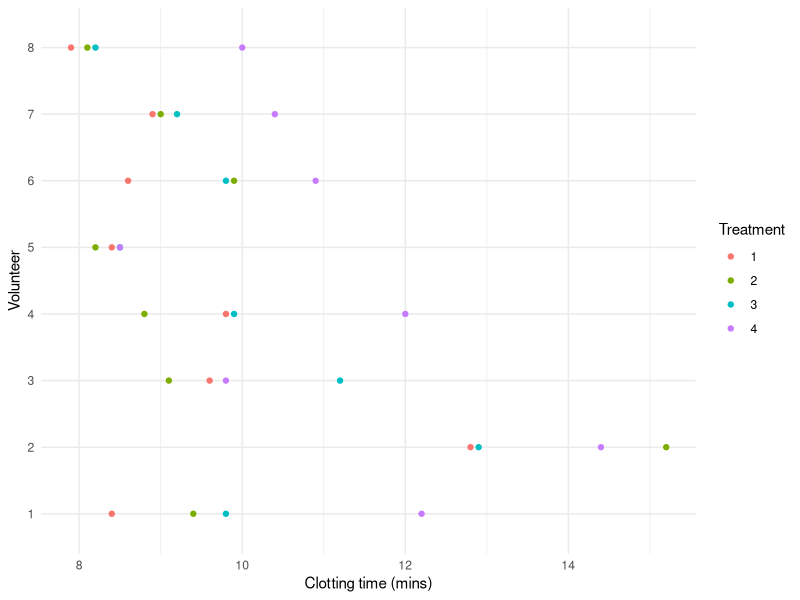
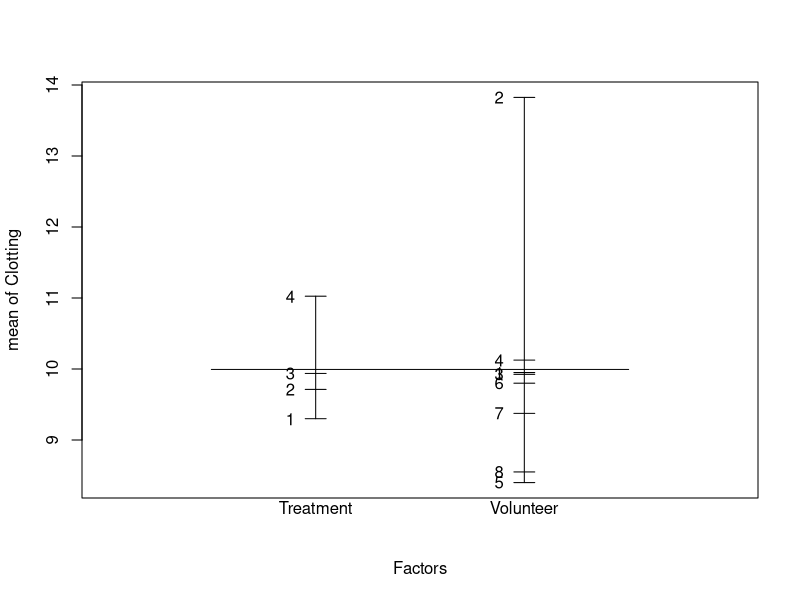
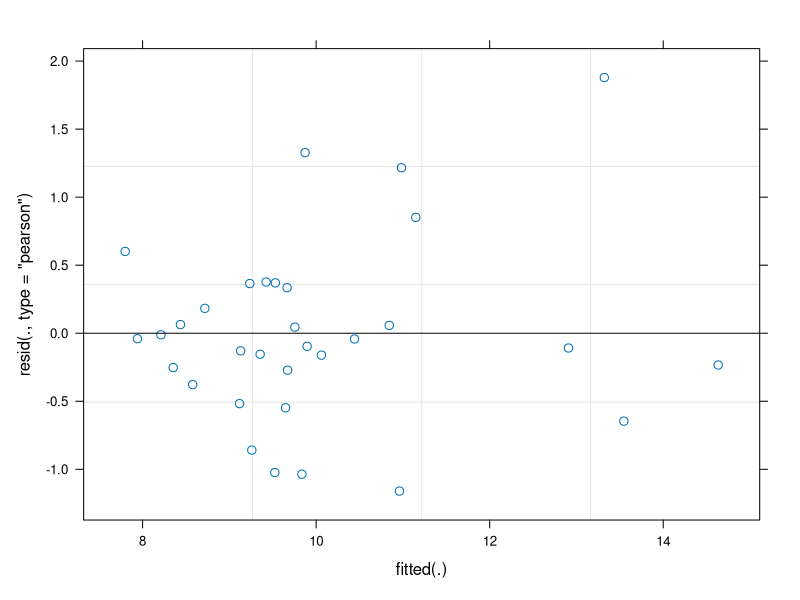
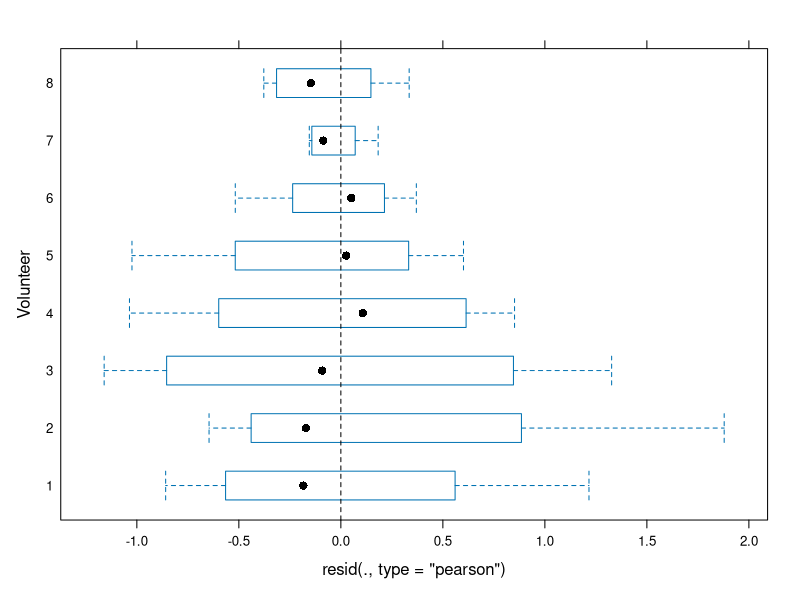
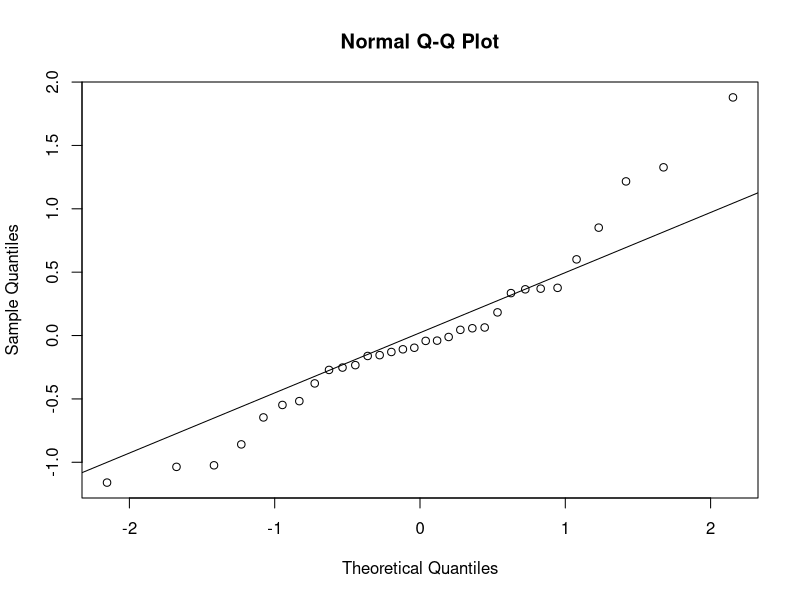
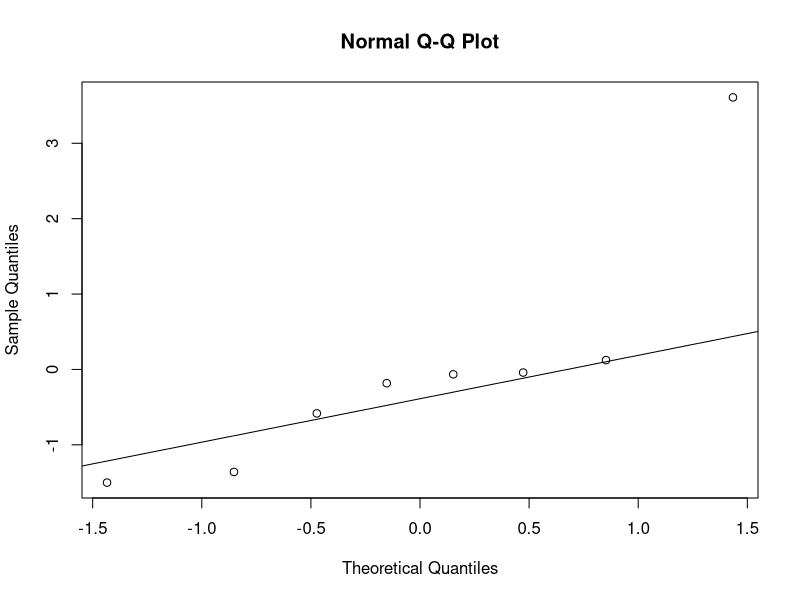
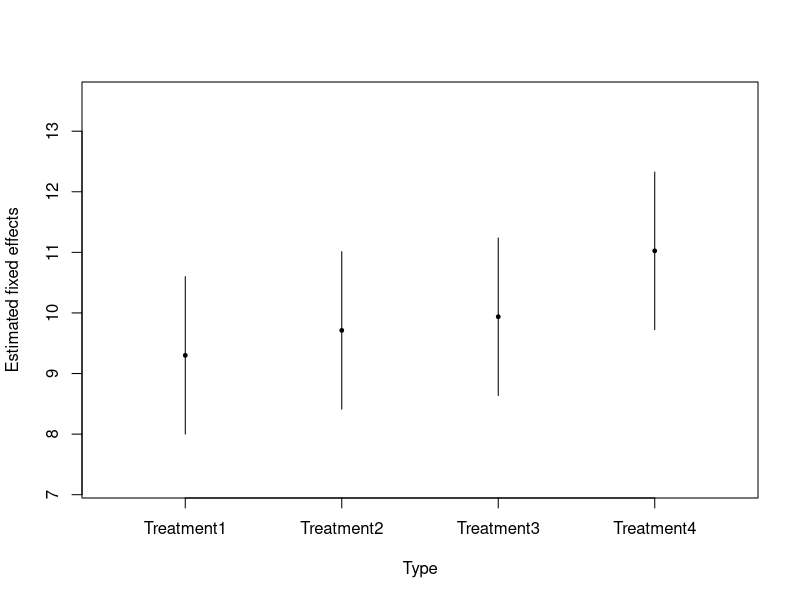
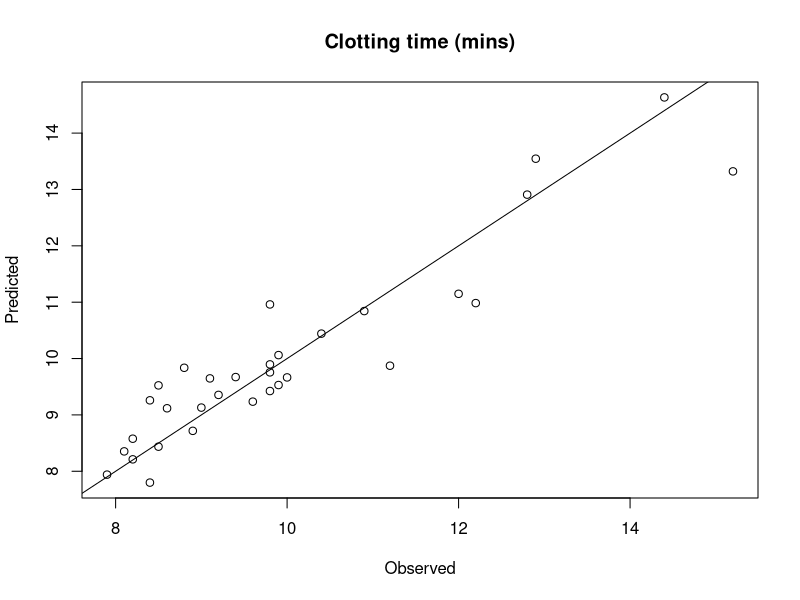

Generate these figures, in order, with R:
## ---- chunk 1
knitr::opts_chunk$set(echo = TRUE)  
## ---- chunk 2
Plasma <- read.table("Plasma.txt", header=TRUE)
head(Plasma, n=8)

Plasma$Volunteer <- as.factor(Plasma$Volunteer)
Plasma$Treatment <- as.factor(Plasma$Treatment)
str(Plasma)
## ---- chunk 3
library(ggplot2)

ggplot(Plasma, aes(x=Clotting, y=Volunteer, color=Treatment)) +
  geom_point() +
  labs(x="Clotting time (mins)", y="Volunteer") +
  theme_minimal()
## ---- chunk 4
plot.design(Clotting ~ Treatment*Volunteer, data=Plasma)
## ---- chunk 5
## Fit the models ##
library(lme4)

plasma.null <- lm(Clotting ~ -1 + Treatment, data=Plasma)
plasma.lmer <- lmer(Clotting ~ -1 + Treatment + (1|Volunteer), data=Plasma)

## LRT for the variance component sigma2_u ##
LRT <- -2*(logLik(plasma.null,REML=T)-logLik(plasma.lmer,REML=T))
mean(1-pchisq(LRT,df=c(0,1)))

## Using the ranova() function from lmerTest package ##
library(lmerTest)
ranova(plasma.lmer)
ranova(plasma.lmer)[2,6]/2

## We can also use the AIC/BIC to compare the models ##
Models <- list(plasma.null=plasma.null, plasma.lmer=plasma.lmer)
cbind(AIC=lapply(Models, AIC), BIC=lapply(Models, BIC))
## ---- chunk 6
M1 <- lmer(Clotting ~ 1 + (1|Volunteer), data=Plasma, REML=FALSE)
M2 <- lmer(Clotting ~ -1 + Treatment + (1|Volunteer), data=Plasma, REML=FALSE)
anova(M1,M2)
## ---- chunk 7
plot(plasma.lmer)
plot(plasma.lmer, Volunteer ~ resid(., type="pearson"), abline=0, lty=2)

res <- resid(plasma.lmer, type="pearson")
qqnorm(res)
qqline(res)

shapiro.test(res)
## ---- chunk 8
u <- unlist(ranef(plasma.lmer)$Volunteer)
qqnorm(u)
qqline(u)

shapiro.test(u)
## ---- chunk 9
fixef(plasma.lmer)
vcov(plasma.lmer)

beta.CI <- confint(plasma.lmer, parm="beta_")
beta.CI

j <- 4
plot(1:j, fixef(plasma.lmer), pch=19, cex=0.5, xaxt="n",
     xlim=0.5+c(0,j), ylim=range(c(beta.CI))*c(0.9,1.1),
     xlab="Type", ylab="Estimated fixed effects")
axis(1, at=1:j, labels=rownames(beta.CI))
segments(1:j, beta.CI[,"2.5 %"], 1:j, beta.CI[,"97.5 %"])
## ---- chunk 10
library(emmeans)
emmeans(plasma.lmer, pairwise~Treatment, infer=T)
## ---- chunk 11
VarCorr(plasma.lmer)
confint(plasma.lmer, parm="theta_")
## ---- chunk 12
t(ranef(plasma.lmer)$Volunteer)

plasma.fitted <- cbind(Plasma,
                       Clotting.fit=fitted(plasma.lmer),
                       error=resid(plasma.lmer))
head(plasma.fitted, n=8)

plot(plasma.fitted$Clotting, plasma.fitted$Clotting.fit,
     xlab="Observed", ylab="Predicted", main="Clotting time (mins)")
lines(c(0,20), c(0,20))
## ---- chunk 13
Spiders <- read.table("Spiders.txt", header=T)
Spiders$Plot <- as.factor(Spiders$Plot)
str(Spiders)
## ---- chunk 14
library(ggplot2)

ggplot(Spiders, aes(x=HerbLayer, y=DivIndex, color=Plot)) +
  geom_point() +
  labs(x="Percentage of Herb Layer Cover", y="Diversity Index") +
  theme_minimal()

ggplot(Spiders, aes(x=Litter, y=DivIndex, color=Plot)) +
  geom_point() +
  labs(x="Percentage of Litter Content", y="Diversity Index") +
  theme_minimal()

ggplot(Spiders, aes(x=GroundVeg, y=DivIndex, color=Plot)) +
  geom_point() +
  labs(x="Percentage of Ground Vegetation", y="Diversity Index") +
  theme_minimal()
## ---- chunk 15
plot.design(DivIndex ~ Plot, data=Spiders)
## ---- chunk 16
## Fit the models ##
library(lme4)

spiders.null <- lm(DivIndex ~ 1 + HerbLayer + Litter + GroundVeg, data=Spiders)
spiders.lmer <- lmer(DivIndex ~ 1 + HerbLayer + Litter + GroundVeg + (1|Plot), data=Spiders)

## LRT for the variance component sigma2_u ##
LRT <- -2*(logLik(spiders.null,REML=T)-logLik(spiders.lmer,REML=T))
mean(1-pchisq(LRT,df=c(0,1)))

## Using the ranova() function from lmerTest package ##
library(lmerTest)
ranova(spiders.lmer)
ranova(spiders.lmer)[2,6]/2
## ---- chunk 17
M0 <- lmer(DivIndex ~ 1 + (1|Plot), data=Spiders, REML=FALSE)
M1 <- lmer(DivIndex ~ 1 + HerbLayer + (1|Plot), data=Spiders, REML=FALSE)
M2 <- lmer(DivIndex ~ 1 + HerbLayer + Litter + (1|Plot), data=Spiders, REML=FALSE)
M3 <- lmer(DivIndex ~ 1 + HerbLayer + Litter + GroundVeg + (1|Plot), data=Spiders, REML=FALSE)
anova(M0,M1,M2,M3)
## ---- chunk 18
M4 <- lmer(DivIndex ~ 1 + HerbLayer + Litter + HerbLayer*Litter + (1|Plot), data=Spiders, REML=FALSE)
anova(M2,M4)
## ---- chunk 19
## Final model ##
Model <- lmer(DivIndex ~ 1 + HerbLayer + Litter + (1|Plot), data=Spiders)
summary(Model)
## ---- chunk 20
plot(Model)
plot(Model, Plot ~ resid(., type="pearson"), abline=0, lty=2)

res <- resid(Model, type="pearson")
qqnorm(res)
qqline(res)

shapiro.test(res)
## ---- chunk 21
u <- unlist(ranef(Model)$Plot)
qqnorm(u)
qqline(u)

shapiro.test(u)
## ---- chunk 22
fixef(Model)

beta.CI <- confint(Model, parm="beta_")
beta.CI
## ---- chunk 23
VarCorr(Model)
confint(Model, parm="theta_")
## ---- chunk 24
spiders.fitted <- cbind(Spiders,
                        DivIndex.fit=fitted(Model),
                        error=resid(Model))
head(spiders.fitted)

plot(spiders.fitted$DivIndex, spiders.fitted$DivIndex.fit,
     xlab="Observed", ylab="Predicted", main="Diversity Index",
     xlim=c(0.4,1.5), ylim=c(0.4,1.5))
lines(c(0,2),c(0,2))
## ---- chunk 25
Oats <- read.table("Oats.txt", header=T, stringsAsFactors = T)
head(Oats, n=12)
str(Oats)

library(ggplot2)

ggplot(Oats, aes(x=factor(nitro), y=yield, color=Variety)) +
  geom_line(aes(group=Variety)) + 
  geom_point() + 
  labs(x="Nitrogen concentration", y="Yield") +
  ggtitle("Yield of oats by variety and nitrogen level") +
  facet_wrap(~ Block, ncol=2) +
  theme_minimal()
## ---- chunk 26
plot.design(yield ~ Block*Variety*factor(nitro), data=Oats)
## ---- chunk 27
library(lme4)

M0 <- lm(yield ~ 1 + Variety*factor(nitro), data=Oats)
M1 <- lmer(yield ~ 1 + Variety*factor(nitro) + (1|Block), data=Oats)
M2 <- lmer(yield ~ 1 + Variety*factor(nitro) + (1|Block) + (1|Block:Variety), data=Oats)
## ---- chunk 28
test01 <- -2*(logLik(M0,REML=T)-logLik(M1,REML=T))
mean(1-pchisq(test01,df=c(0,1)))
## ---- chunk 29
test12 <- -2*(logLik(M1,REML=T)-logLik(M2,REML=T))
mean(1-pchisq(test12,df=c(0,1)))
## ---- chunk 30
M2a <- lmer(yield ~ 1 + (1|Block) + (1|Block:Variety), data=Oats, REML=FALSE)
M2b <- lmer(yield ~ 1 + Variety + (1|Block) + (1|Block:Variety), data=Oats, REML=FALSE)
M2c <- lmer(yield ~ 1 + Variety + factor(nitro) + (1|Block) + (1|Block:Variety), data=Oats, REML=FALSE)
M2d <- lmer(yield ~ 1 + Variety*factor(nitro) + (1|Block) + (1|Block:Variety), data=Oats, REML=FALSE)
anova(M2a,M2b,M2c,M2d)
## ---- chunk 31
## Final model ##
library(lme4)

Model <- lmer(yield ~ -1 + factor(nitro) + (1|Block) + (1|Block:Variety), data=Oats)
summary(Model)
## ---- chunk 32
plot(Model)
plot(Model, Block ~ resid(., type="pearson"), abline=0, lty=2)
plot(Model, Block:Variety ~ resid(., type="pearson"), abline=0, lty=2)

res <- resid(Model, type="pearson")
qqnorm(res)
qqline(res)

shapiro.test(res)
## ---- chunk 33
u <- t(ranef(Model)$Block)
qqnorm(u)
qqline(u)
shapiro.test(u)

v <- t(ranef(Model)$`Block:Variety`)
qqnorm(v)
qqline(v)
shapiro.test(v)
## ---- chunk 34
fixef(Model)

beta.CI <- confint(Model, parm="beta_")
beta.CI

j <- 4
plot(1:j, fixef(Model), pch=19, cex=0.5, xaxt="n",
     xlim=0.5+c(0,j), ylim=range(c(beta.CI))*c(0.9,1.1),
     xlab="Nitro", ylab="Estimated fixed effects")
axis(1, at=1:j, labels=c("0","0.2","0.4","0.6"))
segments(1:j, beta.CI[,"2.5 %"], 1:j, beta.CI[,"97.5 %"])

library(emmeans)
emmeans(Model, pairwise~factor(nitro), infer=T)
## ---- chunk 35
VarCorr(Model)
confint(Model, parm="theta_")

cor1 <- 14.506^2/(11.039^2+14.506^2+12.75^2)
cor1

cor2 <- 11.039^2/(11.039^2+14.506^2+12.75^2)
cor2
## ---- chunk 36
t(ranef(Model)$Block)
t(ranef(Model)$`Block:Variety`)

Oats.fitted <- data.frame(Oats,
                          yield.fit=fitted(Model),
                          yield.error=resid(Model))
head(Oats.fitted)
